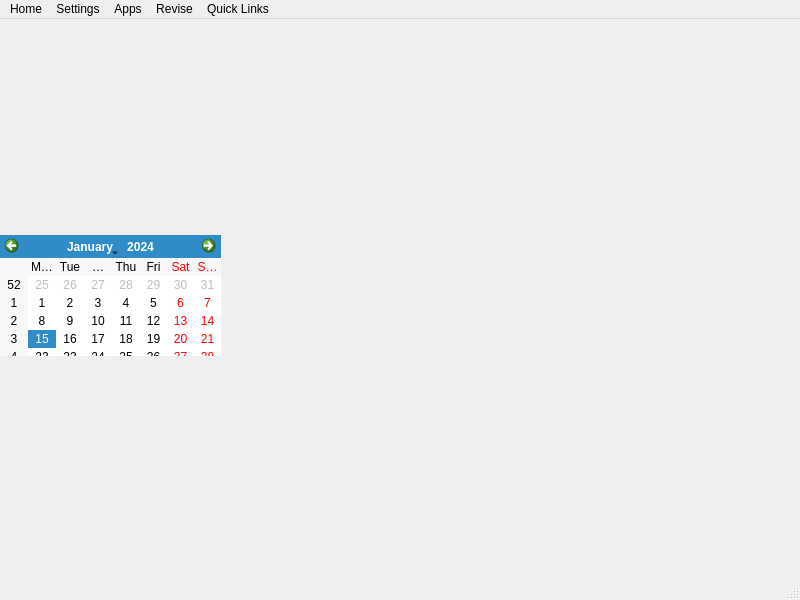
<?xml version="1.0" encoding="UTF-8"?>
<ui version="4.0">
 <class>MainWindow</class>
 <widget class="QMainWindow" name="MainWindow">
  <property name="geometry">
   <rect>
    <x>0</x>
    <y>0</y>
    <width>800</width>
    <height>600</height>
   </rect>
  </property>
  <property name="windowTitle">
   <string>MainWindow</string>
  </property>
  <widget class="QWidget" name="centralwidget">
   <widget class="QCalendarWidget" name="calendarWidget">
    <property name="geometry">
     <rect>
      <x>0</x>
      <y>216</y>
      <width>221</width>
      <height>121</height>
     </rect>
    </property>
   </widget>
  </widget>
  <widget class="QMenuBar" name="menubar">
   <property name="geometry">
    <rect>
     <x>0</x>
     <y>0</y>
     <width>800</width>
     <height>17</height>
    </rect>
   </property>
   <widget class="QMenu" name="menuHome">
    <property name="title">
     <string>Home</string>
    </property>
   </widget>
   <widget class="QMenu" name="menuSettings">
    <property name="title">
     <string>Settings</string>
    </property>
   </widget>
   <widget class="QMenu" name="menuApps">
    <property name="title">
     <string>Apps</string>
    </property>
   </widget>
   <widget class="QMenu" name="menuRevise">
    <property name="title">
     <string>Revise</string>
    </property>
   </widget>
   <widget class="QMenu" name="menuQuick_Links">
    <property name="title">
     <string>Quick Links</string>
    </property>
    <addaction name="actionStudent_Learning_Space_SLS"/>
    <addaction name="actionGoogle_Classroom"/>
    <addaction name="separator"/>
   </widget>
   <addaction name="menuHome"/>
   <addaction name="menuSettings"/>
   <addaction name="menuApps"/>
   <addaction name="menuRevise"/>
   <addaction name="menuQuick_Links"/>
  </widget>
  <widget class="QStatusBar" name="statusbar"/>
  <action name="actionStudent_Learning_Space_SLS">
   <property name="text">
    <string>Student Learning Space (SLS)</string>
   </property>
  </action>
  <action name="actionGoogle_Classroom">
   <property name="text">
    <string>Google Classroom</string>
   </property>
  </action>
 </widget>
 <resources/>
 <connections/>
</ui>
